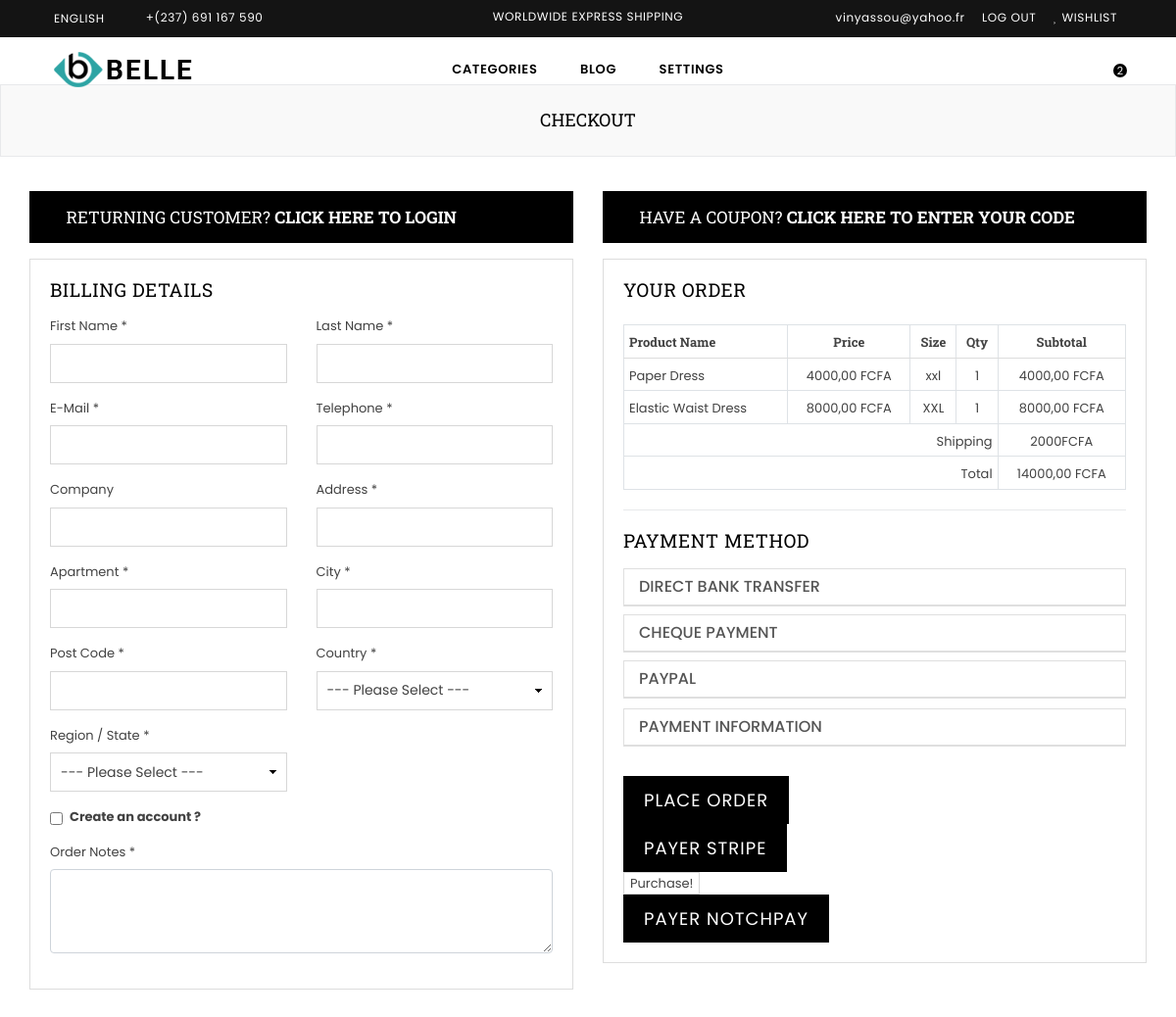
Before: /checkout/ (signed in) with the older database file.
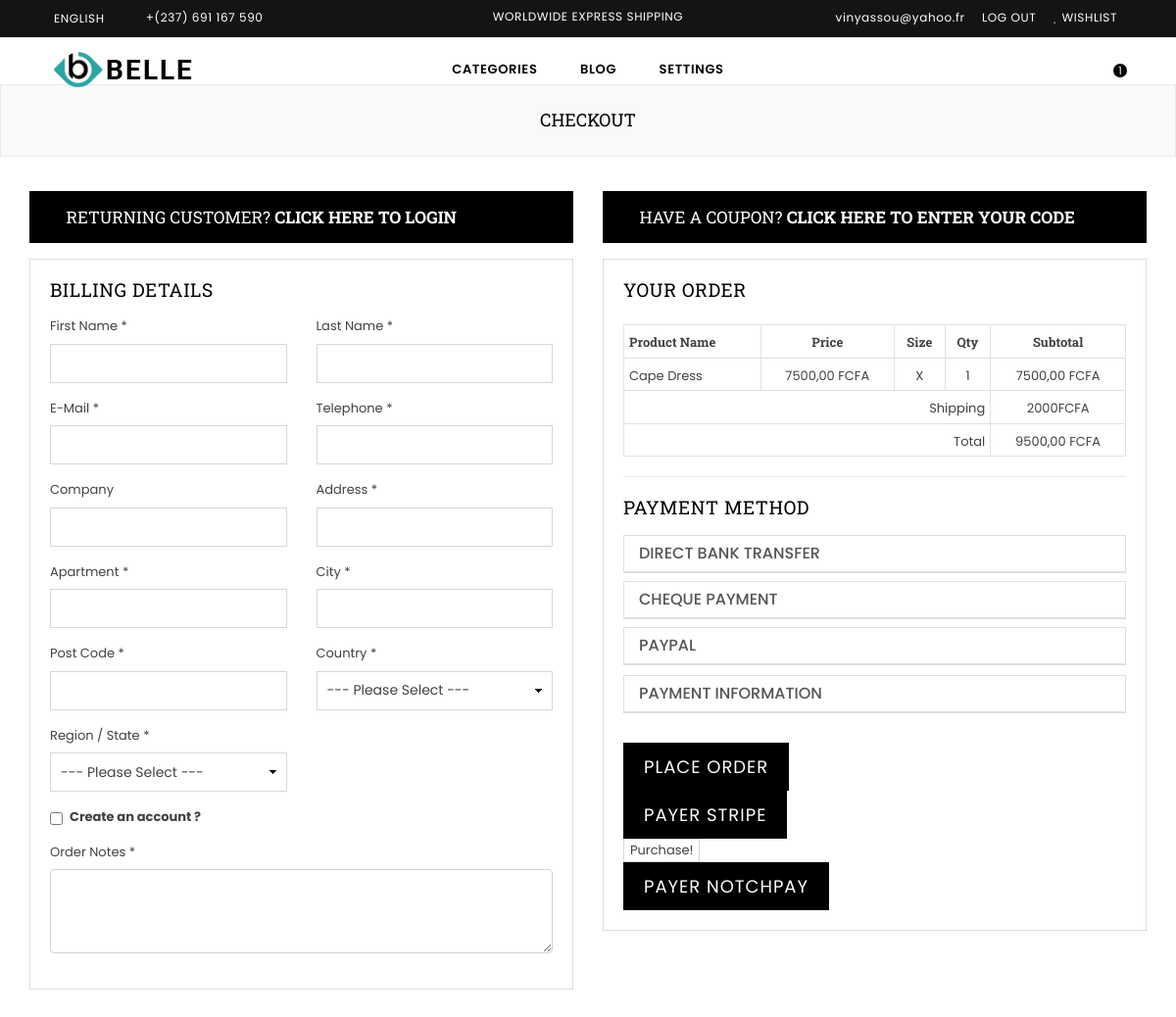
After: the same page with the newer database file.
### Ecommerce/models.py (models this page shows, shortened)
class Cart(models.Model):
    user = models.ForeignKey(User, on_delete=models.CASCADE)
    product = models.ForeignKey(Product, on_delete=models.CASCADE)
    quantity = models.IntegerField(default=1)
    @property
    def total_price(self):
        return self.quantity * self.product.price

class Product(models.Model):
    category = models.ForeignKey(Category, related_name='products',
                                 on_delete=models.CASCADE)
    name = models.CharField(max_length=200, db_index=True)
    slug = models.SlugField(max_length=200, db_index=True)
    image1 = models.ImageField(upload_to='products/', blank=True, null=True)
    image2 = models.ImageField(upload_to='products/', blank=True, null=True)
    description = models.TextField(blank=True)
    price = models.DecimalField(max_digits=10, decimal_places=2)
    priceReduction = models.DecimalField(max_digits=10, decimal_places=2)
    available = models.BooleanField(default=True)
    stock = models.PositiveIntegerField(default=0)
    size = models.CharField(max_length=20, blank=True, null=True)
    created = models.DateTimeField(auto_now_add=True)
    updated = models.DateTimeField(auto_now=True)
    class Meta:
        ordering = ('name',)
        index_together = (('id', 'slug'),)

### Ecommerce/views.py (the view)
# urls.py: path('checkout/', views.checkout, name='checkout'),
@login_required
def checkout(request):
    stripe.api_key = settings.STRIPE_SECRET_KEY
    intent = stripe.PaymentIntent.create(amount=1000, currency='usd',)
    totalitem = 0
    carts = Cart.objects.filter(user=request.user)
    if request.user.is_authenticated:
            totalitem = len(Cart.objects.filter(user=request.user))
    cart_total_price = 0
    shipping_amount = 2000
    for cart in carts:
        cart_total_price += cart.total_price
        cart_total = cart_total_price + shipping_amount
    return render(request, 'checkout.html', {'client_secret': stripe.api_key, 'totalitem': totalitem, 'carts':carts, 'cart_total_price': cart_total_price, 'cart_total': cart_total, 'shipping_amount': shipping_amount })

### Ecommerce/context_processors.py (called while the page is built)
def totalitem(request):
    totalitem = 0
    carts = Cart.objects.filter(user=request.user.id)
    if request.user.is_authenticated:
            totalitem = len(Cart.objects.filter(user=request.user.id))
    return {'totalitem': totalitem}

### cart/context_processors.py (called while the page is built)
def cart(request):
    return {'cart': Cart(request)}

### templates/checkout.html (shortened to what the changed rows need)
{% extends "master.html" %}
{% load static %}
{% block content %}
{% include 'partials/header.html' %}
      <div id="page-content" class="mt-5">
    	<div class="page section-header text-center">
			<div class="page-title">
        		<div class="wrapper"><h1 class="page-width">Checkout</h1></div>
      		</div>
		</div>
        <div class="container">
            <div class="row billing-fields">
                <div class="col-xl-6 col-lg-6 col-md-6 col-sm-12 sm-margin-30px-bottom">
                    <div class="create-ac-content bg-light-gray padding-20px-all">
                        <form id="payment-form" method="post" action="{% url 'Ecommerce:charge' %}">
                            <fieldset>
                                <h2 class="login-title mb-3">Billing details</h2>
                            </fieldset>
                        </form>
                    </div>
                </div>
                <div class="col-xl-6 col-lg-6 col-md-6 col-sm-12">
                    <div class="your-order-payment">
                        <div class="your-order">
                            <h2 class="order-title mb-4">Your Order</h2>
                            <div class="table-responsive-sm order-table">
                                <table class="bg-white table table-bordered table-hover text-center">
                                    <thead>
                                        <tr>
                                            <th class="text-left">Product Name</th>
                                            <th>Price</th>
                                            <th>Size</th>
                                            <th>Qty</th>
                                            <th>Subtotal</th>
                                        </tr>
                                    </thead>
                                    <tbody>
                                        {% for item in carts %}
                                        <tr>
                                            <td class="text-left">{{item.product.name}}</td>
                                            <td>{{item.product.price}} FCFA</td>
                                            <td>{{item.product.size}}</td>
                                            <td>{{item.quantity}}</td>
                                            <td>{{ item.total_price }} FCFA</td>
                                        </tr>
                                        {% endfor %}
                                    </tbody>
                                    <tfoot class="font-weight-600">
                                        <tr>
                                            <td colspan="4" class="text-right">Total</td>
                                            <td>{{ cart_total }} FCFA</td>
                                        </tr>
                                    </tfoot>
                                </table>
                            </div>
                        </div>
                        <div class="your-payment">
                            <h2 class="payment-title mb-3">payment method</h2>
                        </div>
                    </div>
                </div>
            </div>
        </div>
    </div>
{% endblock %}

Changed rows visible on the page:
removed Cart: product.name "Paper Dress", product.price "4000,00", product.size "xxl", quantity "1", total_price "4000,00"
removed Cart: product.name "Elastic Waist Dress", product.price "8000,00", product.size "XXL", quantity "1", total_price "8000,00"
added Cart: product.name "Cape Dress", product.price "7500,00", product.size "X", quantity "1", total_price "7500,00"
Other visible differences:
{{ totalitem }}: "2" → "1"
{{ cart_total }}: "14000,00" → "9500,00"
